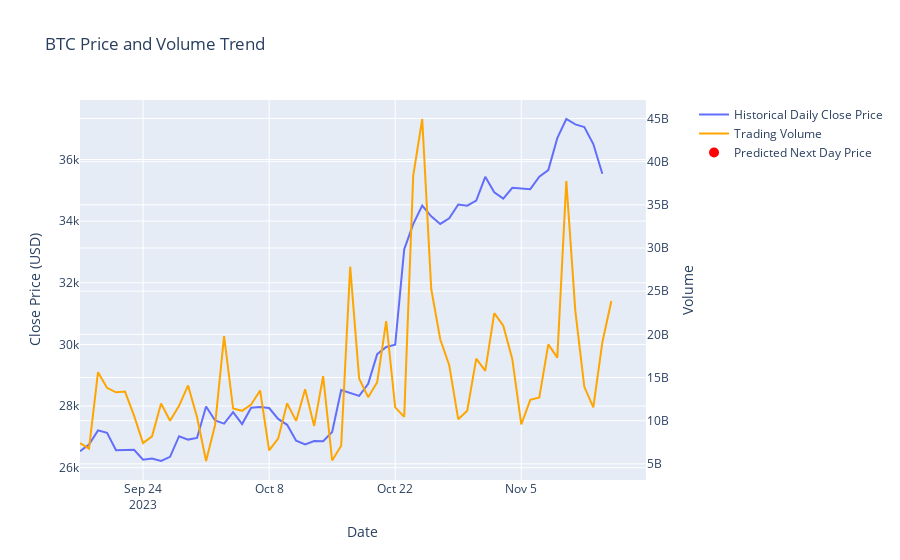

Notebook code cell kept with this figure:
### Code cell
# Convert next_day to a format that matches your data index
next_day_formatted = pd.to_datetime(next_day)

# Ensure data index is in datetime format for proper plotting
data.index = pd.to_datetime(data.index)

fig = make_subplots(specs=[[{"secondary_y": True}]])

# Historical data traces
fig.add_trace(go.Scatter(x=data.index[-time_step:], y=data['Close'].dropna()[-time_step:], name='Historical Daily Close Price'), secondary_y=False)
fig.add_trace(go.Scatter(x=data.index[-time_step:], y=data['Volume'].dropna()[-time_step:], name='Trading Volume', marker=dict(color='orange')), secondary_y=True)

# Prediction trace
# Check if next_day_formatted is within the range of your data index
if next_day_formatted in data.index:
    fig.add_trace(go.Scatter(x=[next_day_formatted], y=[predicted_close_price], mode='markers', name='Predicted Next Day Price', marker=dict(color='red', size=10)), secondary_y=False)
else:
    print("Next day date is out of range")

# Figure layout settings
fig.update_layout(title_text="BTC Price and Volume Trend")
fig.update_xaxes(title_text="Date")
fig.update_yaxes(title_text="Close Price (USD)", secondary_y=False)
fig.update_yaxes(title_text="Volume", secondary_y=True)

fig.show()
